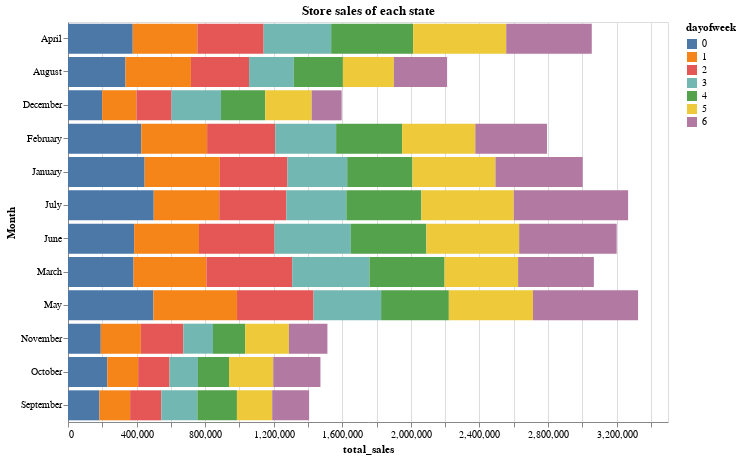

The notebook cell this image was saved under:
### Code cell
day_sales['Month'] = day_sales['Month'].astype('category')
day_sales['dayofweek'] = day_sales['dayofweek'].astype('category')
day_sales['month_dayofweek'] = day_sales['Month'].astype(str)+"-"+day_sales['dayofweek'].astype(str)

bars=alt.Chart(day_sales).mark_bar().encode(
    x='total_sales',
    y='Month',
    color=alt.Color('dayofweek',title='dayofweek'),
    tooltip=[alt.Tooltip('month_dayofweek:N'),
             alt.Tooltip('Month:N'),
             alt.Tooltip('total_sales:Q'),
            ]
    
).properties(
    width=600,
    height=400,
    title="Store sales of each state")

bars

### Figure 1 — Vega-Lite specification as saved in the notebook (floating-point values rounded to 4 significant figures)
{"config": {"view": {"continuousWidth": 400, "continuousHeight": 300}}, "data": {"name": "data-f9b77782b911082423b45a173f1469be"}, "mark": "bar", "encoding": {"color": {"field": "dayofweek", "title": "dayofweek", "type": "nominal"}, "tooltip": [{"field": "month_dayofweek", "type": "nominal"}, {"field": "Month", "type": "nominal"}, {"field": "total_sales", "type": "quantitative"}], "x": {"field": "total_sales", "type": "quantitative"}, "y": {"field": "Month", "type": "nominal"}}, "height": 400, "title": "Store sales of each state", "width": 600, "$schema": "https://vega.github.io/schema/vega-lite/v4.17.0.json", "datasets": {"data-f9b77782b911082423b45a173f1469be": [{"dayofweek": 0, "Month": "April", "total_sales": 377700.0, "month_dayofweek": "April-0"}, {"dayofweek": 0, "Month": "August", "total_sales": 335100.0, "month_dayofweek": "August-0"}, {"dayofweek": 0, "Month": "December", "total_sales": 199300.0, "month_dayofweek": "December-0"}, {"dayofweek": 0, "Month": "February", "total_sales": 427400.0, "month_dayofweek": "February-0"}, {"dayofweek": 0, "Month": "January", "total_sales": 447000.0, "month_dayofweek": "January-0"}, {"dayofweek": 0, "Month": "July", "total_sales": 500100.0, "month_dayofweek": "July-0"}, {"dayofweek": 0, "Month": "June", "total_sales": 385800.0, "month_dayofweek": "June-0"}, {"dayofweek": 0, "Month": "March", "total_sales": 382400.0, "month_dayofweek": "March-0"}, {"dayofweek": 0, "Month": "May", "total_sales": 498100.0, "month_dayofweek": "May-0"}, {"dayofweek": 0, "Month": "November", "total_sales": 191200.0, "month_dayofweek": "November-0"}, {"dayofweek": 0, "Month": "October", "total_sales": 229100.0, "month_dayofweek": "October-0"}, {"dayofweek": 0, "Month": "September", "total_sales": 183300.0, "month_dayofweek": "September-0"}, {"dayofweek": 1, "Month": "April", "total_sales": 376700.0, "month_dayofweek": "April-1"}, {"dayofweek": 1, "Month": "August", "total_sales": 381900.0, "month_dayofweek": "August-1"}, {"dayofweek": 1, "Month": "December", "total_sales": 199700.0, "month_dayofweek": "December-1"}, {"dayofweek": 1, "Month": "February", "total_sales": 384200.0, "month_dayofweek": "February-1"}, {"dayofweek": 1, "Month": "January", "total_sales": 438700.0, "month_dayofweek": "January-1"}, {"dayofweek": 1, "Month": "July", "total_sales": 382100.0, "month_dayofweek": "July-1"}, {"dayofweek": 1, "Month": "June", "total_sales": 378400.0, "month_dayofweek": "June-1"}, {"dayofweek": 1, "Month": "March", "total_sales": 424900.0, "month_dayofweek": "March-1"}, {"dayofweek": 1, "Month": "May", "total_sales": 488000.0, "month_dayofweek": "May-1"}, {"dayofweek": 1, "Month": "November", "total_sales": 233600.0, "month_dayofweek": "November-1"}, {"dayofweek": 1, "Month": "October", "total_sales": 180200.0, "month_dayofweek": "October-1"}, {"dayofweek": 1, "Month": "September", "total_sales": 179000.0, "month_dayofweek": "September-1"}, {"dayofweek": 2, "Month": "April", "total_sales": 386700.0, "month_dayofweek": "April-2"}, {"dayofweek": 2, "Month": "August", "total_sales": 339200.0, "month_dayofweek": "August-2"}, {"dayofweek": 2, "Month": "December", "total_sales": 204500.0, "month_dayofweek": "December-2"}, {"dayofweek": 2, "Month": "February", "total_sales": 397000.0, "month_dayofweek": "February-2"}, {"dayofweek": 2, "Month": "January", "total_sales": 394400.0, "month_dayofweek": "January-2"}, {"dayofweek": 2, "Month": "July", "total_sales": 391300.0, "month_dayofweek": "July-2"}, {"dayofweek": 2, "Month": "June", "total_sales": 440700.0, "month_dayofweek": "June-2"}, {"dayofweek": 2, "Month": "March", "total_sales": 500500.0, "month_dayofweek": "March-2"}, {"dayofweek": 2, "Month": "May", "total_sales": 446400.0, "month_dayofweek": "May-2"}, {"dayofweek": 2, "Month": "November", "total_sales": 247800.0, "month_dayofweek": "November-2"}, {"dayofweek": 2, "Month": "October", "total_sales": 182900.0, "month_dayofweek": "October-2"}, {"dayofweek": 2, "Month": "September", "total_sales": 182000.0, "month_dayofweek": "September-2"}, {"dayofweek": 3, "Month": "April", "total_sales": 393800.0, "month_dayofweek": "April-3"}, {"dayofweek": 3, "Month": "August", "total_sales": 260700.0, "month_dayofweek": "August-3"}, {"dayofweek": 3, "Month": "December", "total_sales": 289200.0, "month_dayofweek": "December-3"}, {"dayofweek": 3, "Month": "February", "total_sales": 355400.0, "month_dayofweek": "February-3"}, {"dayofweek": 3, "Month": "January", "total_sales": 348700.0, "month_dayofweek": "January-3"}, {"dayofweek": 3, "Month": "July", "total_sales": 350300.0, "month_dayofweek": "July-3"}, {"dayofweek": 3, "Month": "June", "total_sales": 445400.0, "month_dayofweek": "June-3"}, {"dayofweek": 3, "Month": "March", "total_sales": 450900.0, "month_dayofweek": "March-3"}, {"dayofweek": 3, "Month": "May", "total_sales": 393900.0, "month_dayofweek": "May-3"}, {"dayofweek": 3, "Month": "November", "total_sales": 173100.0, "month_dayofweek": "November-3"}, {"dayofweek": 3, "Month": "October", "total_sales": 165800.0, "month_dayofweek": "October-3"}, {"dayofweek": 3, "Month": "September", "total_sales": 210300.0, "month_dayofweek": "September-3"}, {"dayofweek": 4, "Month": "April", "total_sales": 478000.0, "month_dayofweek": "April-4"}, {"dayofweek": 4, "Month": "August", "total_sales": 286600.0, "month_dayofweek": "August-4"}, {"dayofweek": 4, "Month": "December", "total_sales": 257900.0, "month_dayofweek": "December-4"}, {"dayofweek": 4, "Month": "February", "total_sales": 385000.0, "month_dayofweek": "February-4"}, {"dayofweek": 4, "Month": "January", "total_sales": 380500.0, "month_dayofweek": "January-4"}, {"dayofweek": 4, "Month": "July", "total_sales": 437600.0, "month_dayofweek": "July-4"}, {"dayofweek": 4, "Month": "June", "total_sales": 440400.0, "month_dayofweek": "June-4"}, {"dayofweek": 4, "Month": "March", "total_sales": 438200.0, "month_dayofweek": "March-4"}, {"dayofweek": 4, "Month": "May", "total_sales": 395100.0, "month_dayofweek": "May-4"}, {"dayofweek": 4, "Month": "November", "total_sales": 188100.0, "month_dayofweek": "November-4"}, {"dayofweek": 4, "Month": "October", "total_sales": 181300.0, "month_dayofweek": "October-4"}, {"dayofweek": 4, "Month": "September", "total_sales": 230700.0, "month_dayofweek": "September-4"}, {"dayofweek": 5, "Month": "April", "total_sales": 543200.0, "month_dayofweek": "April-5"}, {"dayofweek": 5, "Month": "August", "total_sales": 297400.0, "month_dayofweek": "August-5"}, {"dayofweek": 5, "Month": "December", "total_sales": 270900.0, "month_dayofweek": "December-5"}, {"dayofweek": 5, "Month": "February", "total_sales": 426900.0, "month_dayofweek": "February-5"}, {"dayofweek": 5, "Month": "January", "total_sales": 484300.0, "month_dayofweek": "January-5"}, {"dayofweek": 5, "Month": "July", "total_sales": 539000.0, "month_dayofweek": "July-5"}, {"dayofweek": 5, "Month": "June", "total_sales": 541100.0, "month_dayofweek": "June-5"}, {"dayofweek": 5, "Month": "March", "total_sales": 428800.0, "month_dayofweek": "March-5"}, {"dayofweek": 5, "Month": "May", "total_sales": 490900.0, "month_dayofweek": "May-5"}, {"dayofweek": 5, "Month": "November", "total_sales": 254800.0, "month_dayofweek": "November-5"}, {"dayofweek": 5, "Month": "October", "total_sales": 257800.0, "month_dayofweek": "October-5"}, {"dayofweek": 5, "Month": "September", "total_sales": 205700.0, "month_dayofweek": "September-5"}, {"dayofweek": 6, "Month": "April", "total_sales": 499100.0, "month_dayofweek": "April-6"}, {"dayofweek": 6, "Month": "August", "total_sales": 310400.0, "month_dayofweek": "August-6"}, {"dayofweek": 6, "Month": "December", "total_sales": 174900.0, "month_dayofweek": "December-6"}, {"dayofweek": 6, "Month": "February", "total_sales": 418200.0, "month_dayofweek": "February-6"}, {"dayofweek": 6, "Month": "January", "total_sales": 509000.0, "month_dayofweek": "January-6"}, {"dayofweek": 6, "Month": "July", "total_sales": 667000.0, "month_dayofweek": "July-6"}, {"dayofweek": 6, "Month": "June", "total_sales": 569100.0, "month_dayofweek": "June-6"}, {"dayofweek": 6, "Month": "March", "total_sales": 442000.0, "month_dayofweek": "March-6"}, {"dayofweek": 6, "Month": "May", "total_sales": 612900.0, "month_dayofweek": "May-6"}, {"dayofweek": 6, "Month": "November", "total_sales": 224700.0, "month_dayofweek": "November-6"}, {"dayofweek": 6, "Month": "October", "total_sales": 275300.0, "month_dayofweek": "October-6"}, {"dayofweek": 6, "Month": "September", "total_sales": 215500.0, "month_dayofweek": "September-6"}]}}
